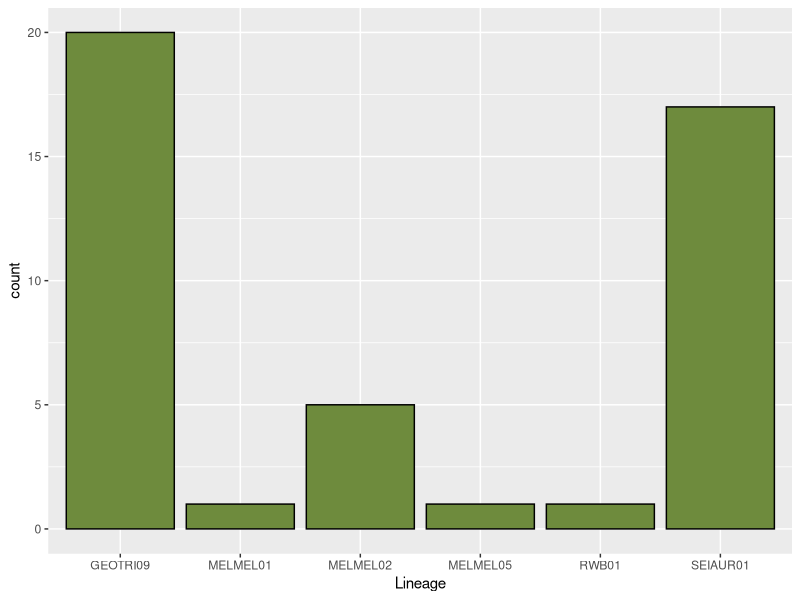
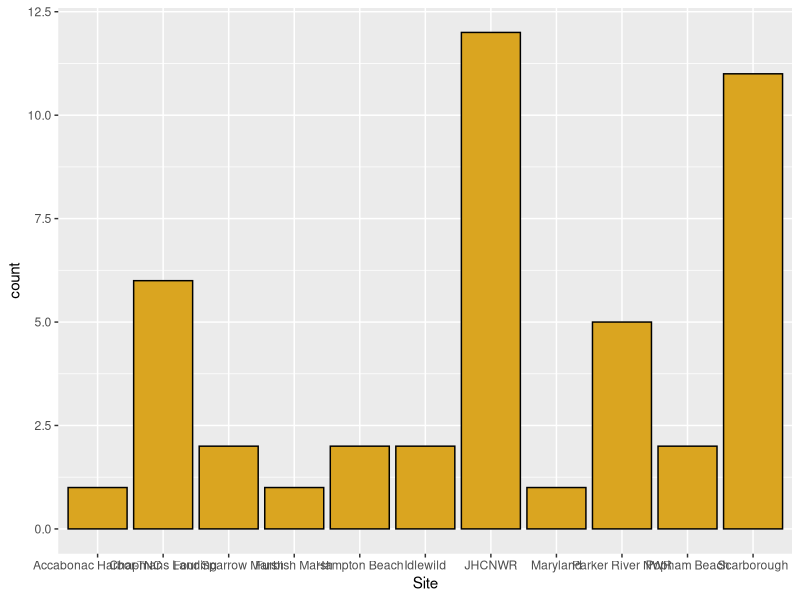
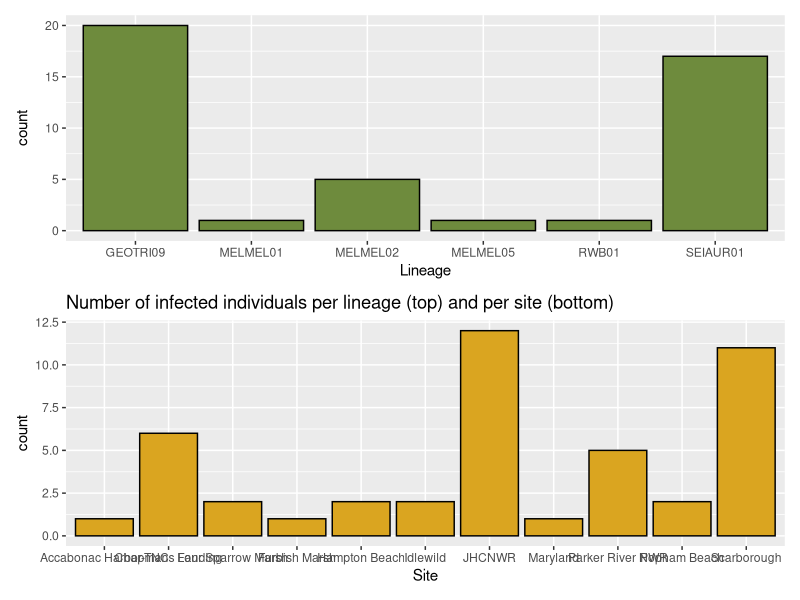
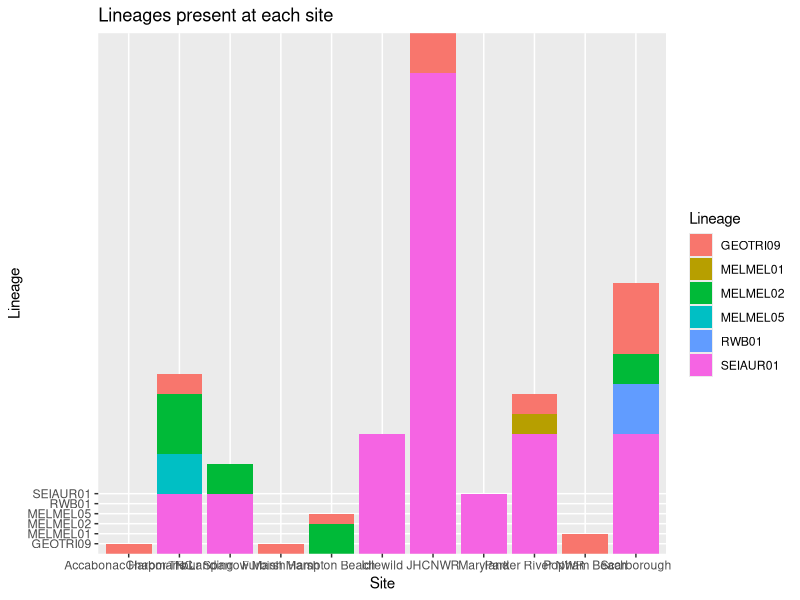
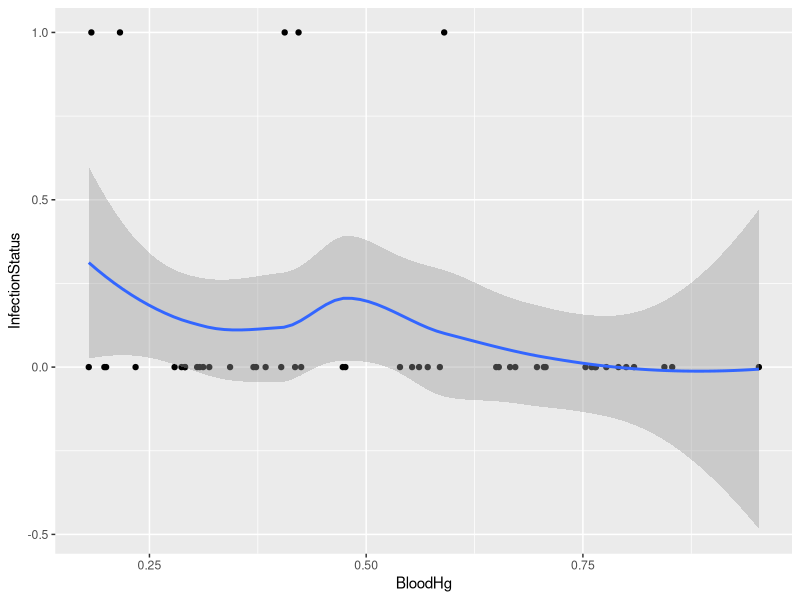

Source code (R) for these figures, in order: (Note: this script raises an error after producing the figures.)
## ---- chunk 1
library(ggplot2)
library(ggthemes)
library(patchwork)
library(TeachingDemos)
## ---- chunk 2
z <- read.table("SALS_Lineages.csv",header=TRUE,sep=",", stringsAsFactors=FALSE)
g1 <- ggplot(data=z,
             mapping=aes(x=Lineage,fill=I("darkolivegreen4"),color=I("black"))) +              geom_bar(stat="count") + 
             theme(legend.position="none")
print(g1)
## ---- chunk 3
g2 <- ggplot(data=z,
             mapping=aes(x=Site,fill=I("goldenrod"),color=I("black"))) +              geom_bar(stat="count") + 
             theme(legend.position="none")
print(g2)
g1/g2 + (ggtitle("Number of infected individuals per lineage (top) and per site (bottom)"))
## ---- chunk 4
g3 <- ggplot() + 
  geom_bar(aes(x=Site,y=Lineage, fill=Lineage),
           data=z,
           stat="identity") +
  ggtitle("Lineages present at each site") 
print(g3)
## ---- chunk 5
d <- read.table("MercuryData.csv",header=TRUE,sep=",", stringsAsFactors=FALSE)
g4 <- ggplot(data=d,mapping=aes(x=BloodHg,y=InfectionStatus)) +
  geom_point() + geom_smooth()
print(g4)
## ---- chunk 6
g5<- ggplot(data=d, mapping=(aes(x=BloodHg,y=InfectionStatus,color=Lineage))) + 
  geom_point(size=3) + geomsmooth()
g5 + labs(title="Correlation between Blood Hg and Infection Status", 
caption = "Logistic regression of blood mercury levels and the infection status for each individual sampled. The parasite lineages found in the 
infected individuals are indicated by color; each color corresponds to a different lineage (key on right)")
